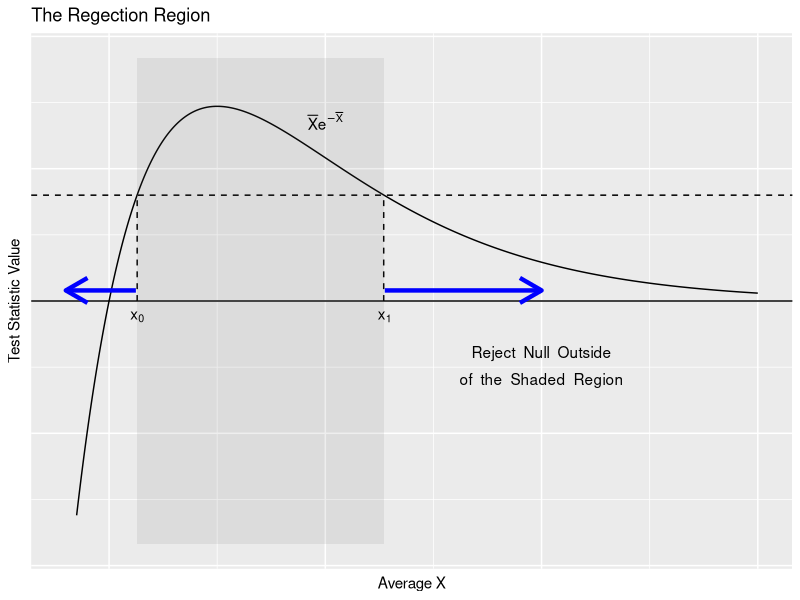
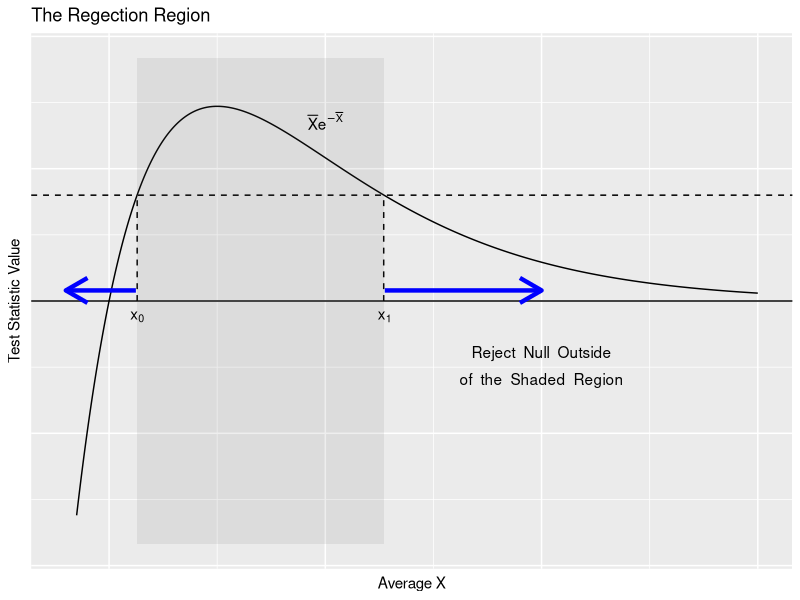

Write R code to recreate these figures, in order.
# plots the test statistic for problem 2, hwk 6
library(ggplot2)

# put the data to plot in a data frame (cause that's what ggplot2 wants)
x <- seq(-3, 60, .01)
y <- x * exp(-0.1*x)  # the peak is exaggerated for better looks; this should really be x * exp(-x)
data <- data.frame(x,y)

# now plot the test statistic
g.test.stat <- ggplot(data, aes(x=data$x,y=data$y))
g.test.stat <- g.test.stat + geom_line()

# add the horizontal line (x axis) and another line just above it
g.test.stat <- g.test.stat + geom_hline(yintercept=0) + geom_hline(linetype="dashed", yintercept=2)

# add the vertical lines for x_0 and x_1 (the region of part b, prob 2)
g.test.stat <- g.test.stat + annotate(linetype="dashed","segment", x=2.6, xend=2.6, y=0, yend=2) +
                             annotate(linetype="dashed","segment", x=25.4, xend=25.4, y=0, yend=2)

# add a shaded rectangle
g.test.stat <- g.test.stat + annotate("rect", xmin=2.61, xmax=25.39, ymin=-4.6, ymax=4.6, alpha=.1)

# add some text annotation
g.test.stat <- g.test.stat + annotate("text", x=2.6, y=-0.3, parse=TRUE, label="x[0]") +
                             annotate("text", x=25.5, y=-0.3, parse=TRUE, label="x[1]") +
                             annotate("text", x= 20, y = 3.4, parse=TRUE, label="bar(X) * e^-bar(X)")


# add arrows for the rejection region
library(grid)
g.test.stat <- g.test.stat + annotate("segment", x= 25.5, xend = 40, y=.2, yend=.2, color="blue", size=1.5, arrow=arrow()) +
    annotate("segment", x= 2.48, xend = -4, y=.2, yend=.2, color="blue", size=1.5, arrow=arrow()) +
    annotate("text", x=40, y=-1, parse=TRUE, label="Reject~~Null~~Outside") +
    annotate("text", x=40, y=-1.5, parse=TRUE, label="of~~the~~Shaded~~Region") 

# add the title and axes labels
g.test.stat <- g.test.stat +
    xlab("Average X") +
    ylab("Test Statistic Value") +
    ylim(-4.6,4.6) +
    ggtitle("The Regection Region") +
    theme(axis.ticks = element_blank(), axis.text.x = element_blank(), axis.text.y = element_blank()) 


print(g.test.stat)
ggsave("./rejection_region_plot.png", dpi=300)